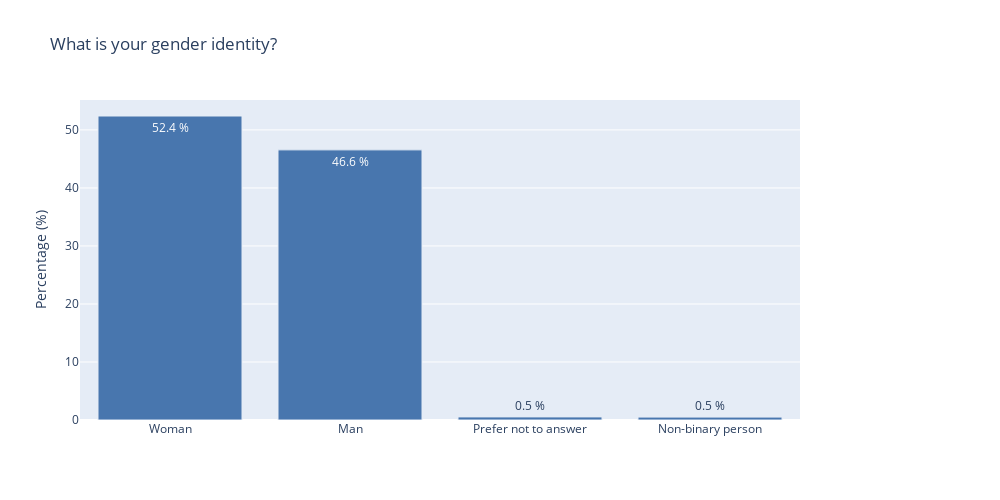
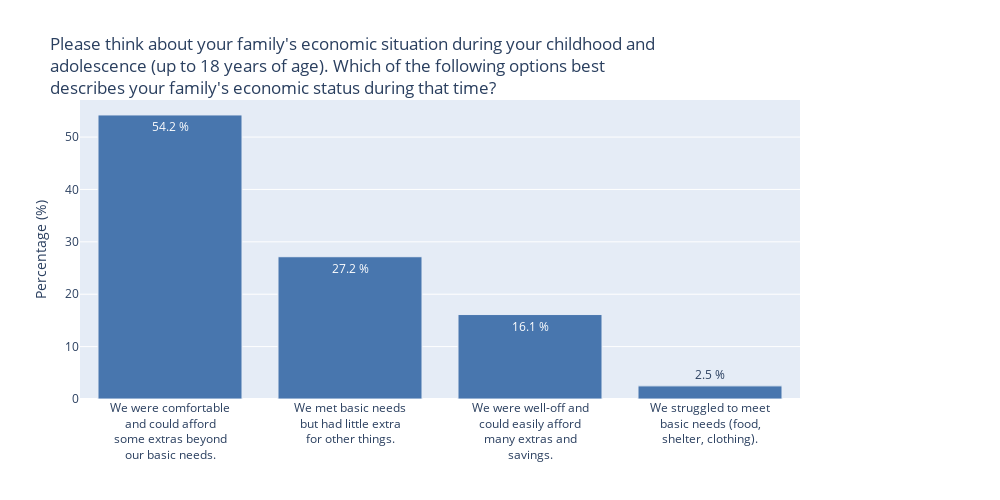
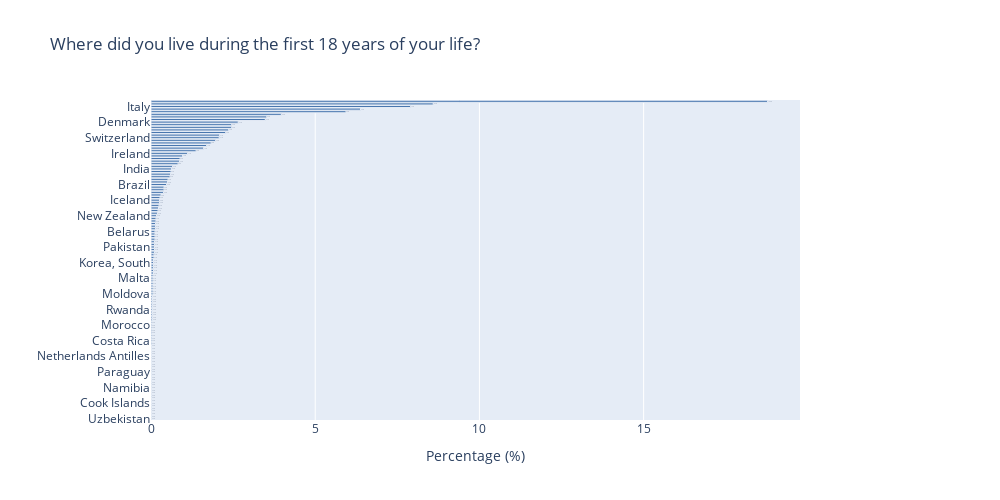
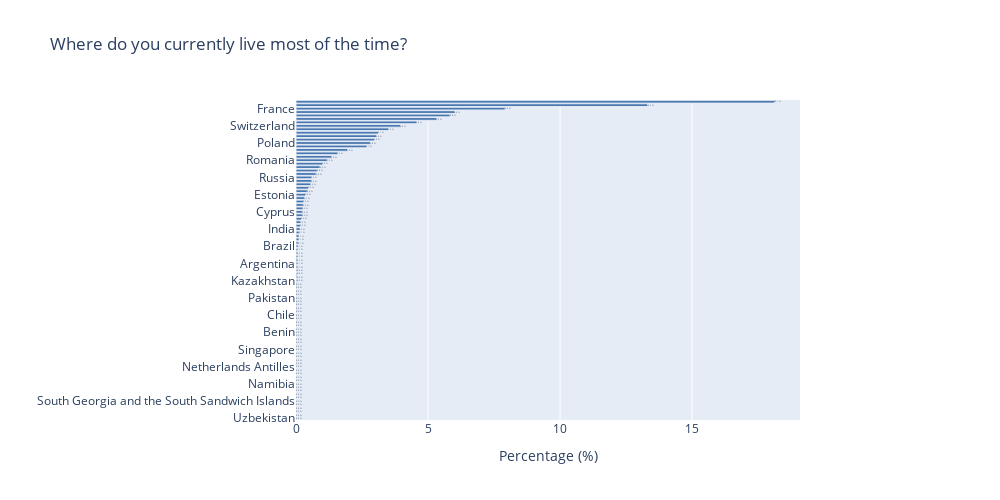

Write notebook code for charts like these, in order.
### Code cell
single_choice_question_ids = ["DE2", "DE4", "DE5", "DE6", "DE8", "DE12", "DE17", "DE18", "DE19", "DE20", "DE21", "PL3", "PL5", "PL8", "PL10", "CS2"]
figs = []
for qid in single_choice_question_ids:
    q = SingleChoiceQuestion(qid, df, meta)
    fig = q.distribution(display=False)
    #if qid in {"DE2", "DE8", "DE19", "DE20"}: fig.write_html(f"{qid}_plot.html")

    figs.append(fig)

for fig in figs:
    if fig is not None:
        fig.show()

### Figure 1 — Plotly figure (JSON) as saved in the notebook; plotly's stock layout.template omitted (floating-point values rounded to 4 significant figures)
{"data": [{"customdata": [3448, 3064, 35, 33], "hovertemplate": "Total responses: %{customdata}<extra></extra>", "legendgroup": "", "marker": {"color": "#4876AE", "line": {"width": 1}, "pattern": {"shape": ""}}, "name": "", "orientation": "v", "showlegend": false, "text": ["52.4 %", "46.6 %", "0.5 %", "0.5 %"], "textposition": "auto", "type": "bar", "x": ["Woman", "Man", "Prefer not to answer", "Non-binary person"], "xaxis": "x", "y": [52.4, 46.57, 0.5319, 0.5015], "yaxis": "y"}], "layout": {"barmode": "relative", "height": 500, "legend": {"tracegroupgap": 0}, "margin": {"r": 200}, "title": {"text": "What is your gender identity?"}, "width": 1000, "xaxis": {"anchor": "y", "categoryarray": ["Woman", "Man", "Prefer not to answer", "Non-binary person"], "categoryorder": "array", "domain": [0, 1], "title": {"text": ""}}, "yaxis": {"anchor": "x", "domain": [0, 1], "title": {"text": "Percentage (%)"}}}}

### Figure 2 — Plotly figure (JSON) as saved in the notebook; plotly's stock layout.template omitted (floating-point values rounded to 4 significant figures)
{"data": [{"customdata": [3548, 1777, 1055, 164], "hovertemplate": "Total responses: %{customdata}<extra></extra>", "legendgroup": "", "marker": {"color": "#4876AE", "line": {"width": 1}, "pattern": {"shape": ""}}, "name": "", "orientation": "v", "showlegend": false, "text": ["54.2 %", "27.2 %", "16.1 %", "2.5 %"], "textposition": "auto", "type": "bar", "x": ["We were comfortable<br>and could afford<br>some extras beyond<br>our basic needs.", "We met basic needs<br>but had little extra<br>for other things.", "We were well-off and<br>could easily afford<br>many extras and<br>savings.", "We struggled to meet<br>basic needs (food,<br>shelter, clothing)."], "xaxis": "x", "y": [54.22, 27.15, 16.12, 2.506], "yaxis": "y"}], "layout": {"barmode": "relative", "height": 500, "legend": {"tracegroupgap": 0}, "margin": {"r": 200}, "title": {"text": "Please think about your family's economic situation during your childhood and<br>adolescence (up to 18 years of age). Which of the following options best<br>describes your family's economic status during that time?"}, "width": 1000, "xaxis": {"anchor": "y", "categoryarray": ["We were comfortable<br>and could afford<br>some extras beyond<br>our basic needs.", "We met basic needs<br>but had little extra<br>for other things.", "We were well-off and<br>could easily afford<br>many extras and<br>savings.", "We struggled to meet<br>basic needs (food,<br>shelter, clothing)."], "categoryorder": "array", "domain": [0, 1], "title": {"text": ""}}, "yaxis": {"anchor": "x", "domain": [0, 1], "title": {"text": "Percentage (%)"}}}}

### Figure 3 — Plotly figure (JSON) as saved in the notebook; plotly's stock layout.template omitted (floating-point values rounded to 4 significant figures)
{"data": [{"customdata": [1230, 563, 518, 418, 389, 260, 231, 228, 174, 161, 161, 155, 149, 137, 136, 129, 120, 111, 105, 90, 73, 63, 58, 57, 54, 43, 41, 40, 39, 38, 34, 33, 31, 26, 26, 25, 20, 18, 17, 17, 16, 15, 14, 13, 11, 10, 10, 9, 9, 9, 8, 8, 8, 8, 7, 7, 7, 7, 7, 6, 6, 5, 5, 5, 5, 5, 5, 4, 4, 4, 4, 4, 4, 4, 4, 3, 3, 3, 3, 3, 3, 3, 3, 3, 3, 2, 2, 2, 2, 2, 2, 2, 2, 2, 1, 1, 1, 1, 1, 1, 1, 1, 1, 1, 1, 1, 1, 1, 1, 1, 1, 1, 1, 1, 1, 1, 1, 1, 1, 1, 1, 1, 1], "hovertemplate": "Total responses: %{customdata}<extra></extra>", "legendgroup": "", "marker": {"color": "#4876AE", "line": {"width": 1}, "pattern": {"shape": ""}}, "name": "", "orientation": "h", "showlegend": false, "text": ["18.8 %", "8.6 %", "7.9 %", "6.4 %", "5.9 %", "4.0 %", "3.5 %", "3.5 %", "2.7 %", "2.5 %", "2.5 %", "2.4 %", "2.3 %", "2.1 %", "2.1 %", "2.0 %", "1.8 %", "1.7 %", "1.6 %", "1.4 %", "1.1 %", "1.0 %", "0.9 %", "0.9 %", "0.8 %", "0.7 %", "0.6 %", "0.6 %", "0.6 %", "0.6 %", "0.5 %", "0.5 %", "0.5 %", "0.4 %", "0.4 %", "0.4 %", "0.3 %", "0.3 %", "0.3 %", "0.3 %", "0.2 %", "0.2 %", "0.2 %", "0.2 %", "0.2 %", "0.2 %", "0.2 %", "0.1 %", "0.1 %", "0.1 %", "0.1 %", "0.1 %", "0.1 %", "0.1 %", "0.1 %", "0.1 %", "0.1 %", "0.1 %", "0.1 %", "0.1 %", "0.1 %", "0.1 %", "0.1 %", "0.1 %", "0.1 %", "0.1 %", "0.1 %", "0.1 %", "0.1 %", "0.1 %", "0.1 %", "0.1 %", "0.1 %", "0.1 %", "0.1 %", "0.0 %", "0.0 %", "0.0 %", "0.0 %", "0.0 %", "0.0 %", "0.0 %", "0.0 %", "0.0 %", "0.0 %", "0.0 %", "0.0 %", "0.0 %", "0.0 %", "0.0 %", "0.0 %", "0.0 %", "0.0 %", "0.0 %", "0.0 %", "0.0 %", "0.0 %", "0.0 %", "0.0 %", "0.0 %", "0.0 %", "0.0 %", "0.0 %", "0.0 %", "0.0 %", "0.0 %", "0.0 %", "0.0 %", "0.0 %", "0.0 %", "0.0 %", "0.0 %", "0.0 %", "0.0 %", "0.0 %", "0.0 %", "0.0 %", "0.0 %", "0.0 %", "0.0 %", "0.0 %", "0.0 %", "0.0 %"], "textposition": "auto", "type": "bar", "x": [18.77, 8.593, 7.906, 6.38, 5.937, 3.968, 3.526, 3.48, 2.656, 2.457, 2.457, 2.366, 2.274, 2.091, 2.076, 1.969, 1.832, 1.694, 1.603, 1.374, 1.114, 0.9615, 0.8852, 0.87, 0.8242, 0.6563, 0.6258, 0.6105, 0.5952, 0.58, 0.5189, 0.5037, 0.4731, 0.3968, 0.3968, 0.3816, 0.3053, 0.2747, 0.2595, 0.2595, 0.2442, 0.2289, 0.2137, 0.1984, 0.1679, 0.1526, 0.1526, 0.1374, 0.1374, 0.1374, 0.1221, 0.1221, 0.1221, 0.1221, 0.1068, 0.1068, 0.1068, 0.1068, 0.1068, 0.09158, 0.09158, 0.07631, 0.07631, 0.07631, 0.07631, 0.07631, 0.07631, 0.06105, 0.06105, 0.06105, 0.06105, 0.06105, 0.06105, 0.06105, 0.06105, 0.04579, 0.04579, 0.04579, 0.04579, 0.04579, 0.04579, 0.04579, 0.04579, 0.04579, 0.04579, 0.03053, 0.03053, 0.03053, 0.03053, 0.03053, 0.03053, 0.03053, 0.03053, 0.03053, 0.01526, 0.01526, 0.01526, 0.01526, 0.01526, 0.01526, 0.01526, 0.01526, 0.01526, 0.01526, 0.01526, 0.01526, 0.01526, 0.01526, 0.01526, 0.01526, 0.01526, 0.01526, 0.01526, 0.01526, 0.01526, 0.01526, 0.01526, 0.01526, 0.01526, 0.01526, 0.01526, 0.01526, 0.01526], "xaxis": "x", "y": ["Germany", "United Kingdom", "Italy", "France", "Spain", "Netherlands", "Sweden", "Poland", "Denmark", "Belgium", "Finland", "United States", "Portugal", "Austria", "Switzerland", "Turkey", "Norway", "Greece", "Romania", "Russia", "Ireland", "Croatia", "Hungary", "Ukraine", "Canada", "Serbia and Montenegro", "India", "Slovakia", "Slovenia", "Australia", "Bulgaria", "China", "Brazil", "Lithuania", "Iran", "Estonia", "Argentina", "Cyprus", "Iceland", "Mexico", "Colombia", "South Africa", "Latvia", "Czech Republic", "New Zealand", "Chile", "Nigeria", "Israel", "Japan", "Macedonia", "Belarus", "Kazakhstan", "Albania", "Ecuador", "Egypt", "Hong Kong", "Pakistan", "Bosnia and Herzegovina", "Luxembourg", "Venezuela", "Malaysia", "Kenya", "Korea, South", "Peru", "Ghana", "Taiwan", "Syria", "Algeria", "Malta", "Cuba", "Cameroon", "Philippines", "Ethiopia", "Zimbabwe", "Moldova", "Bolivia", "Singapore", "Indonesia", "Lebanon", "Armenia", "Rwanda", "Georgia", "Thailand", "Azerbaijan", "Vietnam", "Jordan", "Morocco", "Bangladesh", "Gibraltar", "Congo, Democratic Republic of the", "Mozambique", "Uruguay", "Costa Rica", "Iraq", "Zambia", "Sri Lanka", "Trinidad and Tobago", "Andorra", "Netherlands Antilles", "Mauritius", "Spratly Islands", "Guyana", "Antarctica", "Puerto Rico", "Paraguay", "Tanzania", "Isle of Man", "Djibouti", "Guatemala", "Burkina Faso", "Namibia", "Faroe Islands", "Dominican Republic", "United Arab Emirates", "Malawi", "Reunion", "Cook Islands", "West Bank", "French Guiana", "Guernsey", "Honduras", "Jersey", "Uzbekistan"], "yaxis": "y"}], "layout": {"barmode": "relative", "height": 500, "legend": {"tracegroupgap": 0}, "margin": {"r": 200}, "title": {"text": "Where did you live during the first 18 years of your life?"}, "width": 1000, "xaxis": {"anchor": "y", "domain": [0, 1], "title": {"text": "Percentage (%)"}}, "yaxis": {"anchor": "x", "categoryarray": ["Uzbekistan", "Jersey", "Honduras", "Guernsey", "French Guiana", "West Bank", "Cook Islands", "Reunion", "Malawi", "United Arab Emirates", "Dominican Republic", "Faroe Islands", "Namibia", "Burkina Faso", "Guatemala", "Djibouti", "Isle of Man", "Tanzania", "Paraguay", "Puerto Rico", "Antarctica", "Guyana", "Spratly Islands", "Mauritius", "Netherlands Antilles", "Andorra", "Trinidad and Tobago", "Sri Lanka", "Zambia", "Iraq", "Costa Rica", "Uruguay", "Mozambique", "Congo, Democratic Republic of the", "Gibraltar", "Bangladesh", "Morocco", "Jordan", "Vietnam", "Azerbaijan", "Thailand", "Georgia", "Rwanda", "Armenia", "Lebanon", "Indonesia", "Singapore", "Bolivia", "Moldova", "Zimbabwe", "Ethiopia", "Philippines", "Cameroon", "Cuba", "Malta", "Algeria", "Syria", "Taiwan", "Ghana", "Peru", "Korea, South", "Kenya", "Malaysia", "Venezuela", "Luxembourg", "Bosnia and Herzegovina", "Pakistan", "Hong Kong", "Egypt", "Ecuador", "Albania", "Kazakhstan", "Belarus", "Macedonia", "Japan", "Israel", "Nigeria", "Chile", "New Zealand", "Czech Republic", "Latvia", "South Africa", "Colombia", "Mexico", "Iceland", "Cyprus", "Argentina", "Estonia", "Iran", "Lithuania", "Brazil", "China", "Bulgaria", "Australia", "Slovenia", "Slovakia", "India", "Serbia and Montenegro", "Canada", "Ukraine", "Hungary", "Croatia", "Ireland", "Russia", "Romania", "Greece", "Norway", "Turkey", "Switzerland", "Austria", "Portugal", "United States", "Finland", "Belgium", "Denmark", "Poland", "Sweden", "Netherlands", "Spain", "France", "Italy", "United Kingdom", "Germany"], "categoryorder": "array", "domain": [0, 1], "title": {"text": ""}}}}

### Figure 4 — Plotly figure (JSON) as saved in the notebook; plotly's stock layout.template omitted (floating-point values rounded to 4 significant figures)
{"data": [{"customdata": [1190, 874, 520, 395, 383, 350, 300, 260, 230, 205, 200, 195, 185, 176, 128, 104, 89, 78, 67, 60, 53, 50, 39, 39, 36, 31, 28, 24, 21, 19, 18, 17, 16, 16, 14, 11, 11, 10, 8, 7, 7, 6, 5, 4, 4, 4, 4, 4, 4, 3, 3, 3, 3, 2, 2, 2, 2, 2, 2, 2, 2, 2, 2, 2, 2, 1, 1, 1, 1, 1, 1, 1, 1, 1, 1, 1, 1, 1, 1, 1, 1, 1, 1, 1, 1, 1, 1, 1, 1, 1, 1, 1, 1], "hovertemplate": "Total responses: %{customdata}<extra></extra>", "legendgroup": "", "marker": {"color": "#4876AE", "line": {"width": 1}, "pattern": {"shape": ""}}, "name": "", "orientation": "h", "showlegend": false, "text": ["18.1 %", "13.3 %", "7.9 %", "6.0 %", "5.8 %", "5.3 %", "4.6 %", "4.0 %", "3.5 %", "3.1 %", "3.0 %", "3.0 %", "2.8 %", "2.7 %", "2.0 %", "1.6 %", "1.4 %", "1.2 %", "1.0 %", "0.9 %", "0.8 %", "0.8 %", "0.6 %", "0.6 %", "0.5 %", "0.5 %", "0.4 %", "0.4 %", "0.3 %", "0.3 %", "0.3 %", "0.3 %", "0.2 %", "0.2 %", "0.2 %", "0.2 %", "0.2 %", "0.2 %", "0.1 %", "0.1 %", "0.1 %", "0.1 %", "0.1 %", "0.1 %", "0.1 %", "0.1 %", "0.1 %", "0.1 %", "0.1 %", "0.0 %", "0.0 %", "0.0 %", "0.0 %", "0.0 %", "0.0 %", "0.0 %", "0.0 %", "0.0 %", "0.0 %", "0.0 %", "0.0 %", "0.0 %", "0.0 %", "0.0 %", "0.0 %", "0.0 %", "0.0 %", "0.0 %", "0.0 %", "0.0 %", "0.0 %", "0.0 %", "0.0 %", "0.0 %", "0.0 %", "0.0 %", "0.0 %", "0.0 %", "0.0 %", "0.0 %", "0.0 %", "0.0 %", "0.0 %", "0.0 %", "0.0 %", "0.0 %", "0.0 %", "0.0 %", "0.0 %", "0.0 %", "0.0 %", "0.0 %", "0.0 %"], "textposition": "auto", "type": "bar", "x": [18.13, 13.32, 7.923, 6.019, 5.836, 5.333, 4.571, 3.962, 3.504, 3.124, 3.047, 2.971, 2.819, 2.682, 1.95, 1.585, 1.356, 1.188, 1.021, 0.9142, 0.8076, 0.7618, 0.5942, 0.5942, 0.5485, 0.4723, 0.4266, 0.3657, 0.32, 0.2895, 0.2743, 0.259, 0.2438, 0.2438, 0.2133, 0.1676, 0.1676, 0.1524, 0.1219, 0.1067, 0.1067, 0.09142, 0.07618, 0.06095, 0.06095, 0.06095, 0.06095, 0.06095, 0.06095, 0.04571, 0.04571, 0.04571, 0.04571, 0.03047, 0.03047, 0.03047, 0.03047, 0.03047, 0.03047, 0.03047, 0.03047, 0.03047, 0.03047, 0.03047, 0.03047, 0.01524, 0.01524, 0.01524, 0.01524, 0.01524, 0.01524, 0.01524, 0.01524, 0.01524, 0.01524, 0.01524, 0.01524, 0.01524, 0.01524, 0.01524, 0.01524, 0.01524, 0.01524, 0.01524, 0.01524, 0.01524, 0.01524, 0.01524, 0.01524, 0.01524, 0.01524, 0.01524, 0.01524], "xaxis": "x", "y": ["Germany", "United Kingdom", "France", "Spain", "Italy", "Sweden", "Netherlands", "Switzerland", "Denmark", "Norway", "Finland", "Belgium", "Poland", "Austria", "Portugal", "Turkey", "Ireland", "Romania", "Greece", "Croatia", "United States", "Hungary", "Russia", "Serbia and Montenegro", "Slovenia", "Slovakia", "Ukraine", "Estonia", "Bulgaria", "Lithuania", "Iceland", "Australia", "Cyprus", "Canada", "Luxembourg", "China", "Latvia", "India", "Czech Republic", "Albania", "Macedonia", "United Arab Emirates", "Brazil", "New Zealand", "Malta", "Mexico", "Japan", "Argentina", "Nigeria", "Ethiopia", "Zimbabwe", "Taiwan", "Kazakhstan", "Kenya", "Congo, Democratic Republic of the", "Tanzania", "Rwanda", "Pakistan", "Colombia", "Ecuador", "Akrotiri", "Hong Kong", "Chile", "Moldova", "Armenia", "Saudi Arabia", "Zambia", "Benin", "Brunei", "Thailand", "Israel", "Ghana", "Singapore", "Indonesia", "American Samoa", "Antigua and Barbuda", "Greenland", "Netherlands Antilles", "West Bank", "Isle of Man", "Syria", "Georgia", "Namibia", "South Africa", "Belarus", "Bermuda", "Malawi", "South Georgia and the South Sandwich Islands", "Cameroon", "Bangladesh", "Uruguay", "Faroe Islands", "Uzbekistan"], "yaxis": "y"}], "layout": {"barmode": "relative", "height": 500, "legend": {"tracegroupgap": 0}, "margin": {"r": 200}, "title": {"text": "Where do you currently live most of the time?"}, "width": 1000, "xaxis": {"anchor": "y", "domain": [0, 1], "title": {"text": "Percentage (%)"}}, "yaxis": {"anchor": "x", "categoryarray": ["Uzbekistan", "Faroe Islands", "Uruguay", "Bangladesh", "Cameroon", "South Georgia and the South Sandwich Islands", "Malawi", "Bermuda", "Belarus", "South Africa", "Namibia", "Georgia", "Syria", "Isle of Man", "West Bank", "Netherlands Antilles", "Greenland", "Antigua and Barbuda", "American Samoa", "Indonesia", "Singapore", "Ghana", "Israel", "Thailand", "Brunei", "Benin", "Zambia", "Saudi Arabia", "Armenia", "Moldova", "Chile", "Hong Kong", "Akrotiri", "Ecuador", "Colombia", "Pakistan", "Rwanda", "Tanzania", "Congo, Democratic Republic of the", "Kenya", "Kazakhstan", "Taiwan", "Zimbabwe", "Ethiopia", "Nigeria", "Argentina", "Japan", "Mexico", "Malta", "New Zealand", "Brazil", "United Arab Emirates", "Macedonia", "Albania", "Czech Republic", "India", "Latvia", "China", "Luxembourg", "Canada", "Cyprus", "Australia", "Iceland", "Lithuania", "Bulgaria", "Estonia", "Ukraine", "Slovakia", "Slovenia", "Serbia and Montenegro", "Russia", "Hungary", "United States", "Croatia", "Greece", "Romania", "Ireland", "Turkey", "Portugal", "Austria", "Poland", "Belgium", "Finland", "Norway", "Denmark", "Switzerland", "Netherlands", "Sweden", "Italy", "Spain", "France", "United Kingdom", "Germany"], "categoryorder": "array", "domain": [0, 1], "title": {"text": ""}}}}
